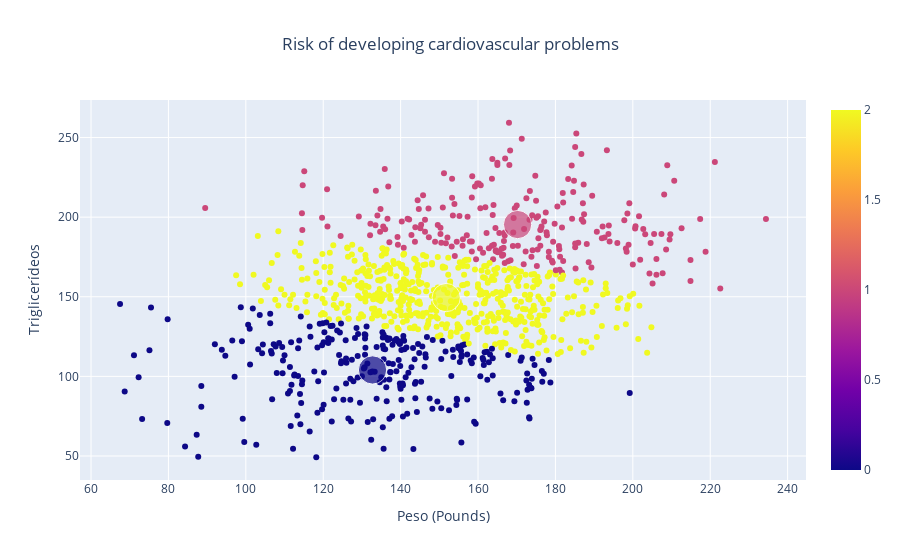

Here is the notebook cell this chart was saved with:
### Markdown cell above
### 5 - Crie uma representação gráfica baseada nas features utilizadas na clusterização.

### Code cell
final_grapic = go.Figure(data=distribution_grapic.data + centroids_grapic.data)
final_grapic.update_xaxes(title="Peso (Pounds)")
final_grapic.update_yaxes(title="Triglicerídeos")
final_grapic.update_layout(title="Risk of developing cardiovascular problems", title_x=.5)
final_grapic.show()

### Figure 1 — Plotly figure (JSON) as saved in the notebook; plotly's stock layout.template omitted (floating-point values rounded to 4 significant figures; data arrays with more than 128 entries replaced by an {"elided": "..."} marker saying what was removed)
{"data": [{"hovertemplate": "x=%{x}<br>y=%{y}<br>color=%{marker.color}<extra></extra>", "legendgroup": "", "marker": {"color": {"elided": "990 int values"}, "coloraxis": "coloraxis", "symbol": "circle"}, "mode": "markers", "name": "", "orientation": "v", "showlegend": false, "type": "scatter", "x": {"elided": "990 float values"}, "xaxis": "x", "y": {"elided": "990 float values"}, "yaxis": "y"}, {"hovertemplate": "x=%{x}<br>y=%{y}<br>size=%{marker.size}<br>color=%{marker.color}<extra></extra>", "legendgroup": "", "marker": {"color": [0, 1, 2], "coloraxis": "coloraxis", "size": [7, 7, 7], "sizemode": "area", "sizeref": 0.0175, "symbol": "circle"}, "mode": "markers", "name": "", "orientation": "v", "showlegend": false, "type": "scatter", "x": [132.7, 170.2, 151.8], "xaxis": "x", "y": [104.0, 195.4, 149.5], "yaxis": "y"}], "layout": {"title": {"text": "Risk of developing cardiovascular problems", "x": 0.5}, "xaxis": {"title": {"text": "Peso (Pounds)"}}, "yaxis": {"title": {"text": "Triglicerídeos"}}}}
